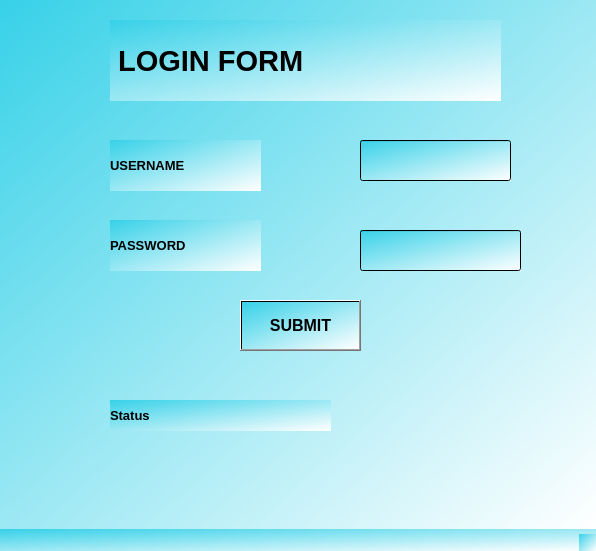
<?xml version="1.0" encoding="UTF-8"?>
<ui version="4.0">
 <class>MainWindow0</class>
 <widget class="QMainWindow" name="MainWindow0">
  <property name="geometry">
   <rect>
    <x>0</x>
    <y>0</y>
    <width>596</width>
    <height>551</height>
   </rect>
  </property>
  <property name="windowTitle">
   <string>MainWindow</string>
  </property>
  <property name="styleSheet">
   <string notr="true">background-color: qlineargradient(spread:pad, x1:0, y1:0, x2:1, y2:1, stop:0 rgba(55, 209, 232, 255), stop:1 rgba(255, 255, 255, 255));</string>
  </property>
  <widget class="QWidget" name="centralwidget">
   <widget class="QLabel" name="label">
    <property name="geometry">
     <rect>
      <x>110</x>
      <y>20</y>
      <width>391</width>
      <height>81</height>
     </rect>
    </property>
    <property name="font">
     <font>
      <pointsize>22</pointsize>
      <weight>75</weight>
      <bold>true</bold>
     </font>
    </property>
    <property name="text">
     <string> LOGIN FORM</string>
    </property>
   </widget>
   <widget class="QLabel" name="label_username">
    <property name="geometry">
     <rect>
      <x>110</x>
      <y>140</y>
      <width>151</width>
      <height>51</height>
     </rect>
    </property>
    <property name="font">
     <font>
      <pointsize>10</pointsize>
      <weight>75</weight>
      <bold>true</bold>
     </font>
    </property>
    <property name="text">
     <string>USERNAME</string>
    </property>
   </widget>
   <widget class="QLabel" name="label_password">
    <property name="geometry">
     <rect>
      <x>110</x>
      <y>220</y>
      <width>151</width>
      <height>51</height>
     </rect>
    </property>
    <property name="font">
     <font>
      <pointsize>10</pointsize>
      <weight>75</weight>
      <bold>true</bold>
     </font>
    </property>
    <property name="text">
     <string>PASSWORD</string>
    </property>
   </widget>
   <widget class="QLineEdit" name="username_input">
    <property name="geometry">
     <rect>
      <x>360</x>
      <y>140</y>
      <width>151</width>
      <height>41</height>
     </rect>
    </property>
    <property name="font">
     <font>
      <pointsize>10</pointsize>
      <weight>75</weight>
      <bold>true</bold>
     </font>
    </property>
   </widget>
   <widget class="QLineEdit" name="password_input">
    <property name="geometry">
     <rect>
      <x>360</x>
      <y>230</y>
      <width>161</width>
      <height>41</height>
     </rect>
    </property>
    <property name="font">
     <font>
      <pointsize>10</pointsize>
      <weight>75</weight>
      <bold>true</bold>
     </font>
    </property>
   </widget>
   <widget class="QPushButton" name="submit_button">
    <property name="geometry">
     <rect>
      <x>240</x>
      <y>300</y>
      <width>121</width>
      <height>51</height>
     </rect>
    </property>
    <property name="font">
     <font>
      <pointsize>12</pointsize>
      <weight>75</weight>
      <bold>true</bold>
     </font>
    </property>
    <property name="text">
     <string>SUBMIT</string>
    </property>
   </widget>
   <widget class="QLabel" name="label_status">
    <property name="geometry">
     <rect>
      <x>110</x>
      <y>400</y>
      <width>221</width>
      <height>31</height>
     </rect>
    </property>
    <property name="font">
     <font>
      <pointsize>10</pointsize>
      <weight>75</weight>
      <bold>true</bold>
     </font>
    </property>
    <property name="text">
     <string>Status</string>
    </property>
   </widget>
  </widget>
  <widget class="QMenuBar" name="menubar">
   <property name="geometry">
    <rect>
     <x>0</x>
     <y>0</y>
     <width>596</width>
     <height>22</height>
    </rect>
   </property>
  </widget>
  <widget class="QStatusBar" name="statusbar"/>
 </widget>
 <resources/>
 <connections/>
</ui>
